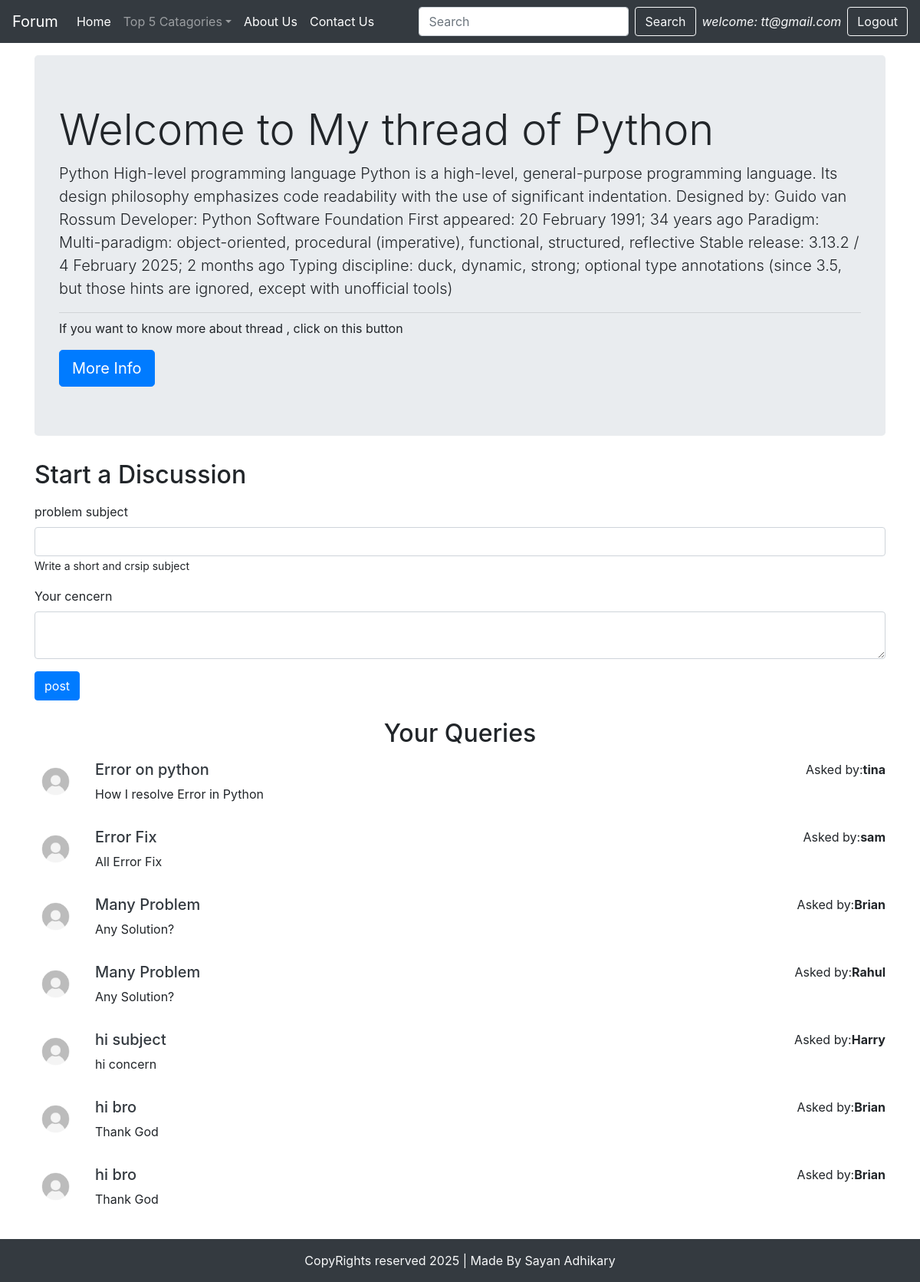
The page /threadlist.php?catid=1 (signed in) on the database its author committed.
### tables this page shows
CREATE TABLE `categories` (
  `category_id` int(11) NOT NULL,
  `category_name` text NOT NULL,
  `category_description` text NOT NULL,
  `date` datetime NOT NULL DEFAULT current_timestamp()
);

CREATE TABLE `threads` (
  `thread_id` int(11) NOT NULL,
  `thread_title` text NOT NULL,
  `thread_desc` text NOT NULL,
  `thread_cat_id` int(11) NOT NULL,
  `thread_user_id` int(11) NOT NULL,
  `Date` datetime NOT NULL DEFAULT current_timestamp()
);

CREATE TABLE `users` (
  `srn` int(11) NOT NULL,
  `Name` varchar(15) NOT NULL,
  `Email` text NOT NULL,
  `Password` text NOT NULL,
  `Date` datetime NOT NULL DEFAULT current_timestamp()
);

### threadlist.php (the view, shortened to what this page needs)
<?php require "assets/dbconnect.php";
$id = $_GET['catid'];
$sql = "SELECT * FROM `categories` WHERE category_id = '$id'";
            $result = mysqli_query($con, $sql);
            while($row = mysqli_fetch_assoc($result)){
                $id =$row['category_id'];
                $catname = $row['category_name'];
                $catdesc = $row['category_description'];
            }
?>
<!doctype html>
<html lang="en">
  <head>
    <link rel="stylesheet" href="https://cdn.jsdelivr.net/npm/bootstrap@4.6.2/dist/css/bootstrap.min.css">
  </head>
  <body>
    <?php include "assets/header.php";?>
    <div class="container my-3">
            <div class="jumbotron">
                <h1 class="display-4">Welcome to My thread of <?php echo $catname; ?></h1>
                    <p class="lead"><?php echo $catdesc; ?></p>
                    <hr class="my-2">
                    <p>If you want to know more about thread , click on this button</p>
                <a class="btn btn-primary btn-lg" href="index.php" role="button">More Info</a>
            </div>
         </div>
         <div class="container my-3">
          <h2 class="my-3">Start a Discussion</h2>
          <?php
          if(isset($_SESSION['loggedin']) && $_SESSION['loggedin'] == true) {
            echo '<form action=" '.$_SERVER["REQUEST_URI"].'" method="post">
                <div class="form-group">
                    <label for="">problem subject</label>
                    <input type="text" class="form-control" name="title" id="" aria-describedby="HelpId">
                    <input type="hidden" name="srn" value="'.$_SESSION["srn"].'">
                    <small>Write a short and crsip subject</small>
                </div>
                <div class="form-group">
                    <label for="">Your cencern</label>
                    <textarea name="desc" row="3" class="form-control"></textarea>
                </div>
                <button type="submit" class="btn btn-primary">post</button>
          </form>';
          } else {
            echo '<div class="jumbotron">
                <h1 class="display-4">You are not able to start a Session</h1>
                    <p class="lead">If you want to start a Session...Login First</p>
                    <hr class="my-2">
            </div>';
          }
          ?>
         </div>
    <div class="container my-4" id="footer">
      <h2 class="text-center">Your Queries</h2>
      <div class="container-my-3">
<?php
    $sql = "SELECT * FROM `threads` WHERE thread_cat_id = '$id'";
    $result = mysqli_query($con, $sql);
            while($row = mysqli_fetch_assoc($result)){
                $thid =$row['thread_id'];
                $thtitle = $row['thread_title'];
                $thdesc = $row['thread_desc'];
                $thuserid = $row['thread_user_id'];
                $sql2 = "SELECT Name FROM `users` WHERE srn = '$thuserid'";
                $result2 = mysqli_query($con, $sql2);
                $row2 = mysqli_fetch_assoc($result2);
                $name = $row2['Name'];
                echo '<div class="media my-3">
                      <img src="img/user.png" height="55px"class="mr-3" alt="image can not be displayed">
                      <div class="media-body ml-2">
                        <h5 class="mt-0"><a class="text-dark" href="threads.php?threadid='.$thid.'">'.$thtitle.'</a></h5>
                        <p>'.$thdesc.'</p>
                      </div>
                      Asked by: <p class="font-weight-bold">'.$name.'</p>
                    </div>';
            }
?>
      </div>
    </div>
    <?php include "assets/footer.php";?>
  </body>
</html>

### threadlist.php (style rules this page uses)
#footer { min-height: 500px; }

### rows shown on the page
categories: category_name "Python", category_description "Python High-level programming language Python is a high-level, general-purpose programming language. Its design philosophy emphasizes code readability with the use of significant indentation. Designed by: Guido van Rossum Developer: Python Software Foundation First appeared: 20 February 1991; 34 years ago Paradigm: Multi-paradigm: object-oriented, procedural (imperative), functional, structured, reflective Stable release: 3.13.2 / 4 February 2025; 2 months ago Typing discipline: duck, dynamic, strong; optional type annotations (since 3.5, but those hints are ignored, except with unofficial tools)"
threads: thread_title "Error on python", thread_desc "How I resolve Error in Python", users.Name "tina"
threads: thread_title "Error Fix", thread_desc "All Error Fix", users.Name "sam"
threads: thread_title "Many Problem", thread_desc "Any Solution?", users.Name "Brian"
threads: thread_title "Many Problem", thread_desc "Any Solution?", users.Name "Rahul"
threads: thread_title "hi subject", thread_desc "hi concern", users.Name "Harry"
threads: thread_title "hi bro", thread_desc "Thank God", users.Name "Brian"
threads: thread_title "hi bro", thread_desc "Thank God", users.Name "Brian"

### other values the page prints
$_SESSION['email'] "tt@gmail.com"
